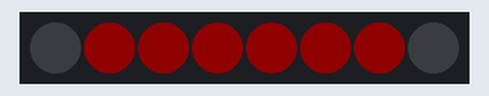
Recording of a sketch running on a simulated Arduino Uno, built with avr-gcc and run on an emulated ATmega328P. Shown: 8 RGB LEDs in strip order, left to right. Dim RGB values are drawn brighter than linear.

Above: at 0.15 s.
At 2.05 s:
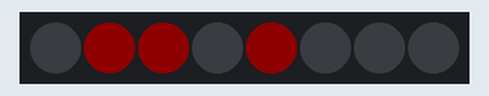
At 4.25 s:
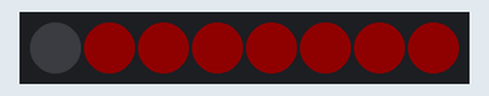
At 8.87 s:
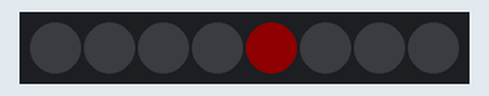
At 13.18 s:
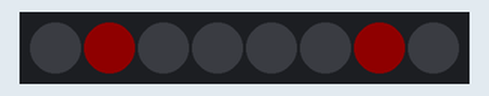
At 17.24 s:
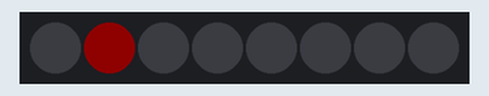
Timing chart, 0 to 40.0 s (numbered marks = the images above):
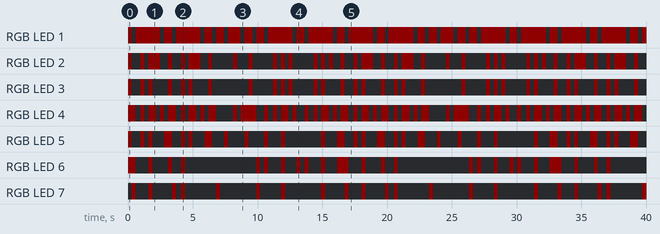

Measured:
- by itself, RGB LED 1: off → RGB(15, 0, 0) at 0.00 s, → off 0.30 s later, → RGB(15, 0, 0) 0.30 s later, → off 1.9 s later, … (59 changes in this stretch)
- by itself, RGB LED 2: off → RGB(15, 0, 0) at 0.00 s, → off 0.30 s later, → RGB(15, 0, 0) 0.70 s later, → off 0.30 s later, … (74 changes in this stretch)
- by itself, everything shown: repeats every 16.4 s, in 53 steps

The sketch:

roto.ino
```cpp
#include <Adafruit_NeoPixel.h>

// set to pin connected to data input of WS8212 (NeoPixel) strip
#define PIN         0

// any pin with analog input (used to initialize random number generator)
#define RNDPIN      2

// number of LEDs (NeoPixels) in your strip
// (please note that you need 3 bytes of RAM available for each pixel)
#define NUMPIXELS   8

// decrease to speed up, increase to slow down (it's not a delay actually)

#define DELAY 0
#define STEPS 70
#define SCALE 16

#define PI 3.141593

float fr, fg, fb; // float for temporary values
unsigned char cr, cg, cb; // uint_8 for rgb
int step = 0;
int direction = 1;
long time = 0;
int colorStep = 0;
int loopTime = 100;
int loopStep = 0;

unsigned char screen[256];
unsigned char pixels[NUMPIXELS];

Adafruit_NeoPixel strip = Adafruit_NeoPixel(NUMPIXELS, PIN, NEO_GRB + NEO_KHZ800);

void setup() {
  // initialize pseudo-random number generator with some random value
  randomSeed(analogRead(RNDPIN));

  clearScreen();
  clearPixels();
  drawLineH(6);
  drawLineH(10);
  drawLineV(6);
  drawLineV(10);
  clearPixels();

  // initialize LED strip
  strip.begin();
  strip.show();

  time = millis();
}

void loop() {
  // use real time to recalculate position of each color spot
  long ms = millis();

//  if (time + DELAY < ms)
  {
    time = ms;

    loopStep = (loopStep+1) % loopTime;

    calcPixels(loopStep);
    showPixels();
  }
}

void drawLineH(int line)
{
  for(int i=0;i<16;i++)
    screen[line*16+i] = 255;
}

void drawLineV(int col)
{
  for(int i=0;i<16;i++)
    screen[i*16+col] = 255;
}

void calcPixels(int angle)
{
  float da = PI*2*angle/loopTime;

  float fx = sin(da)*16;
  float fy = cos(da)*16;

  for(int r=0;r<8;r++)
  {
    int ix = 7-fx*r/16;
    int iy = 7-fy*r/16;

    pixels[r*3+0] = screen[iy*16+ix];
  }
}

void clearScreen()
{
  for(int i=0;i<256;i++)
    screen[i]=0;
}
void clearPixels()
{
  for(int i=0;i<NUMPIXELS*3;i++)
    pixels[i]=0;
}

void showPixels()
{
    // now iterate over each pixel and calculate it's color
  for (int i = 0; i < NUMPIXELS; i++) {
    fr = pixels[i*3 + 0];
    fg = pixels[i*3 + 1];
    fb = pixels[i*3 + 2];

    cr = fr / SCALE;
    cg = fg / SCALE;
    cb = fb / SCALE;

    strip.setPixelColor(i,
                        cr,
                        cg,
                        cb
                       );
  }

  // send data to LED strip
  strip.show();
}
```
